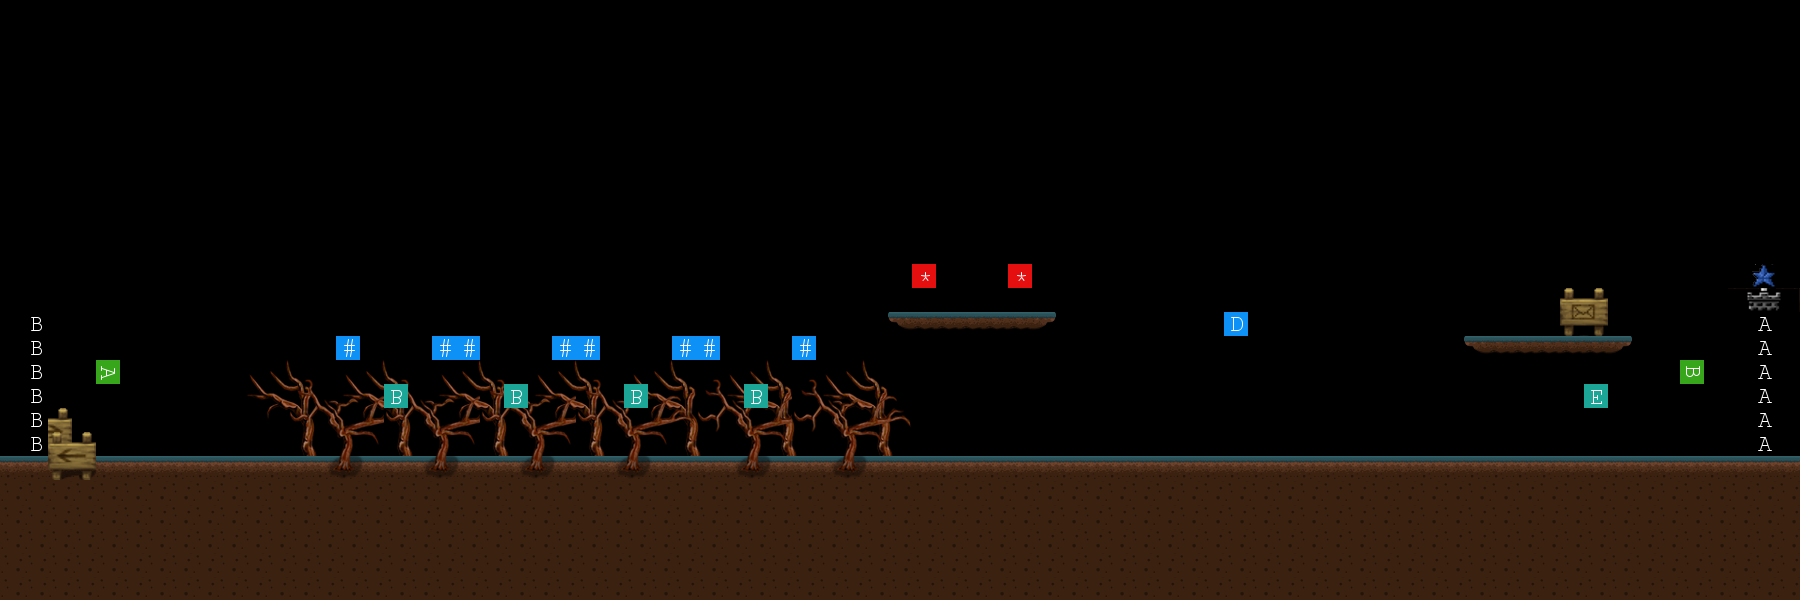

Rendered tile map (Tiled .tmx) drawn with the repository's tilesets; below, a short description and the map source with its tile grids summarised:
An orthogonal 75x25 tile map with 24x24 px tiles, 6 tile layers (DecorationBack_1, Base_1, Solid_1, DecorationFront_1, ...), 9 tilesets and 1 object (1).

<map version="1.2" tiledversion="1.3.0" orientation="orthogonal" renderorder="right-down" compressionlevel="0" width="75" height="25" tilewidth="24" tileheight="24" infinite="0" nextlayerid="9" nextobjectid="2">
 <tileset firstgid="1" name="BaseDark" tilewidth="24" tileheight="24" spacing="1" margin="1" tilecount="8" columns="8">
  <image source="maps/BaseDark.png" width="201" height="26" />
 </tileset>
 <tileset firstgid="9" name="SolidDark" tilewidth="24" tileheight="24" spacing="1" margin="1" tilecount="8" columns="8">
  <image source="maps/SolidDark.png" width="201" height="26" />
 </tileset>
 <tileset firstgid="17" name="PoisonedLiquid" tilewidth="24" tileheight="24" spacing="1" margin="1" tilecount="30" columns="6">
  <image source="maps/PoisonedWater.png" width="151" height="126" />
 </tileset>
 <tileset firstgid="47" name="Liquid" tilewidth="24" tileheight="24" spacing="1" margin="1" tilecount="30" columns="6">
  <image source="maps/Water.png" width="151" height="126" />
 </tileset>
 <tileset firstgid="77" name="Trees2" tilewidth="24" tileheight="24" tilecount="300" columns="15">
  <image source="maps/Trees2.png" width="360" height="480" />
 </tileset>
 <tileset firstgid="377" name="Location" tilewidth="24" tileheight="24" tilecount="100" columns="10">
  <image source="maps/Location.png" width="240" height="240" />
 </tileset>
 <tileset firstgid="477" name="Notification" tilewidth="24" tileheight="24" tilecount="100" columns="10">
  <image source="maps/Notification.png" width="240" height="240" />
 </tileset>
 <tileset firstgid="577" name="Flags" tilewidth="24" tileheight="24" tilecount="330" columns="30">
  <image source="maps/MarioFlags.png" width="720" height="264" />
 </tileset>
 <tileset firstgid="907" name="OtherFlags" tilewidth="24" tileheight="24" tilecount="1024" columns="32">
  <image source="maps/OtherFlags.png" width="768" height="768" />
 </tileset>
 <layer id="6" name="DecorationBack_1" width="75" height="25">
  <data>[1875 cells, 158 non-empty, 34 distinct tile ids]</data>
 </layer>
 <layer id="1" name="Base_1" width="75" height="25">
  <data>[1875 cells, 89 non-empty, 4 distinct tile ids]</data>
 </layer>
 <layer id="2" name="Solid_1" width="75" height="25">
  <data>[1875 cells, 375 non-empty, 1 distinct tile ids]</data>
 </layer>
 <layer id="5" name="DecorationFront_1" width="75" height="25">
  <data>[1875 cells, 134 non-empty, 29 distinct tile ids]</data>
 </layer>
 <layer id="7" name="Location" width="75" height="25">
  <data>[1875 cells, 18 non-empty, 7 distinct tile ids]</data>
 </layer>
 <layer id="8" name="Notification" width="75" height="25">
  <data>[1875 cells, 12 non-empty, 2 distinct tile ids]</data>
 </layer>
 <objectgroup id="3" name="ObjectZone">
  <object id="1" name="1" x="1200" y="288" width="72.6667" height="72.3333">
   <properties>
    <property name="0" value="YES" />
    <property name="1" value="NO" />
    <property name="10" value="0.5" />
    <property name="2" value="NO" />
    <property name="3" value="NO" />
    <property name="4" value="0" />
    <property name="5" value="0" />
    <property name="6" value="25" />
    <property name="7" value="2000" />
    <property name="8" value="7" />
    <property name="9" value="71140" />
   </properties>
  </object>
 </objectgroup>
</map>
